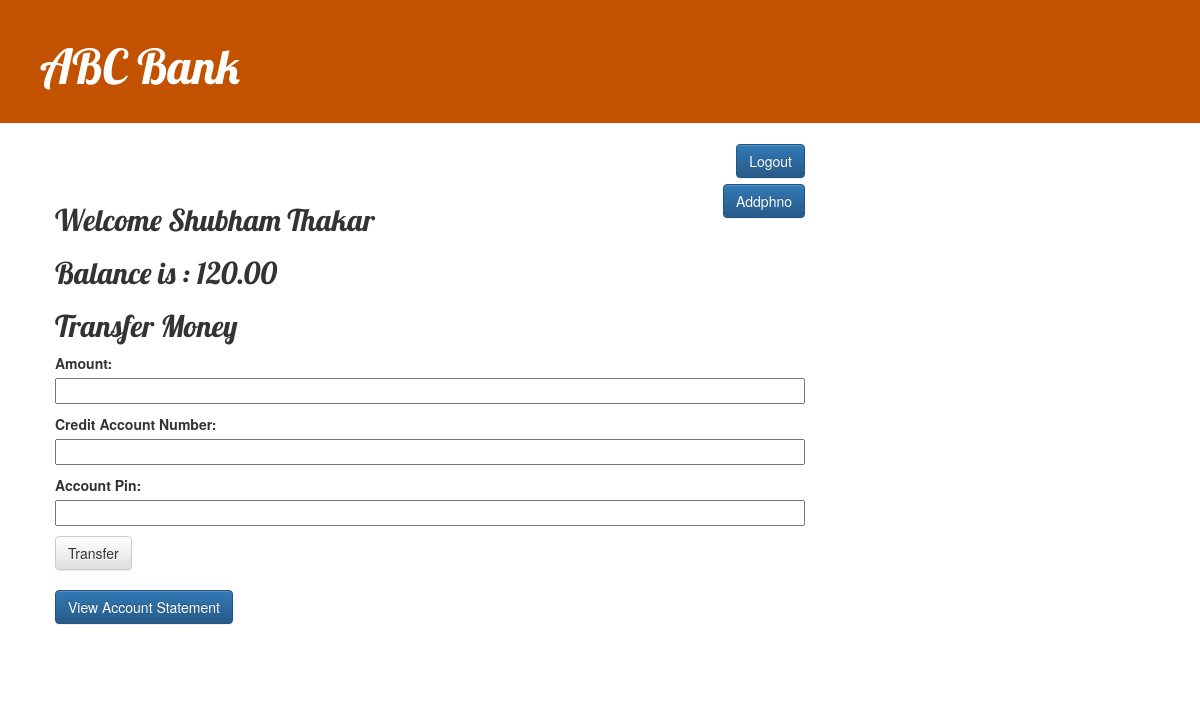
The page /64013151919/ on the database its author committed.
### bank/models.py (models this page shows, shortened)
class account(models.Model):
    acct_no = models.CharField(max_length = 13, primary_key = True, validators=[len11])
    customer = models.ForeignKey(customer,default = "", on_delete = models.CASCADE)
    pin = models.PositiveSmallIntegerField(validators=[len6])
    balance = models.DecimalField(max_digits = 12, decimal_places = 2)

class customer(models.Model):
    pan = models.CharField(max_length = 10,primary_key = True, validators=[validate_pan])
    fname = models.CharField(max_length = 15)
    mname = models.CharField(max_length = 15)
    lname = models.CharField(max_length = 15)
    date_birth = models.DateField()
    address1 = models.CharField(max_length = 40)
    address2 = models.CharField(max_length = 40, null=True, blank=True)
    address3 = models.CharField(max_length = 40, null=True, blank=True)

### bank/views.py (the view, shortened to what this page needs)
# urls.py: path('<int:acct_no>/',views.acct_details, name= "acct_details"),
def acct_details(request, acct_no):
    form = TransactionForm()
    acct = account.objects.get(acct_no=acct_no)
    return render(request, 'bank/acct_details.html', {'acct':acct, 'transForm':form})

### bank/forms.py
class TransactionForm(forms.Form):
    amt = forms.DecimalField(label = 'Amount', max_digits = 12, decimal_places = 2)
    credit_acct_no = forms.CharField(label = 'Credit Account Number', max_length = 13)
    pin = forms.CharField(label = 'Account Pin',max_length = 6, widget = forms.PasswordInput())

### bank/templates/bank/acct_details.html (shortened to what this page needs)
{% extends 'bank/base.html' %}
{% block content %}
    <a href="{% url 'login_page' %}" class="btn btn-primary" style="float:right">Logout</a>
    <br><br>
    <a href="add_ph/" class="btn btn-primary" style="float:right">Addphno</a>
    <h2>Welcome {{acct.customer.fname}} {{acct.customer.lname}}</h2>
    <h2>Balance is : {{acct.balance}}</h2>
    <h2>Transfer Money</h2>
    <form method="POST" class="post-form" autocomplete="off">{% csrf_token %}
        {{ transForm.as_p }}
        <button type="submit" class="btn btn-default">Transfer</button>
    </form>
    <br>
    <a href = "statement/" class="btn btn-primary">View Account Statement</a>
    <br><br><br><br>
{% endblock %}

### bank/static/css/bank.css (style rules this page uses)
h1, h2, h3, h4 { font-family: 'Lobster', cursive; }
.post-form textarea, .post-form input { width: 100%; }

### rows shown on the page
account: customer.fname "Shubham", customer.lname "Thakar", balance "120.00"
